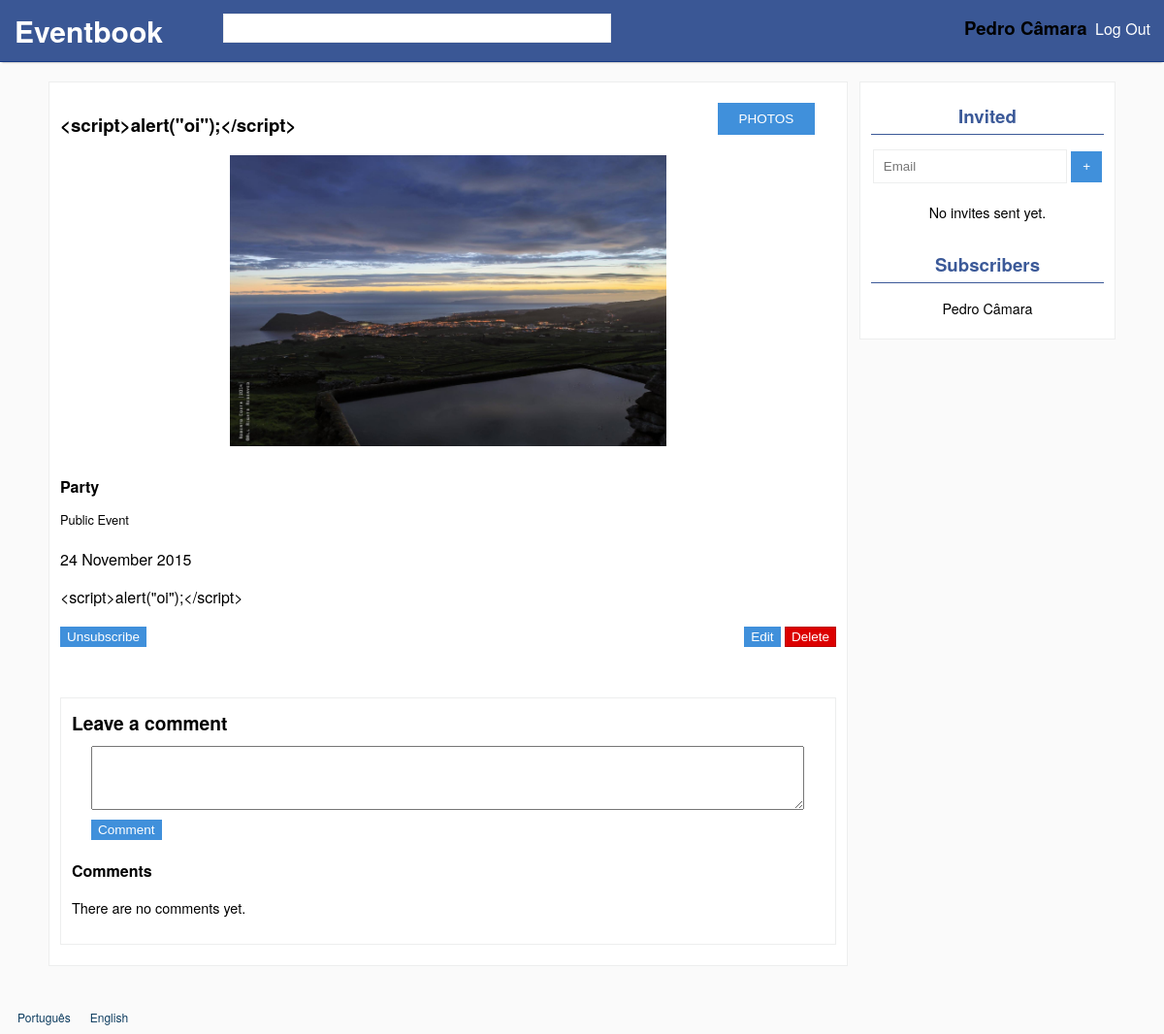
Screenshot of /events/13 (signed in) with the database file from the repository.
### tables this page shows
CREATE TABLE events
(
id INTEGER PRIMARY KEY,
name TEXT NOT NULL,
image TEXT NOT NULL,
creation_date DATETIME DEFAULT(DATETIME('now')),
date DATETIME NOT NULL,
description TEXT NOT NULL,
type_id INTEGER NOT NULL REFERENCES event_types(id),
user_id INTEGER NOT NULL REFERENCES users(id),
deleted BOOLEAN DEFAULT(0),
public BOOLEAN DEFAULT(1)
);

### languages/en.php (called while the page is built, shortened)
<?php
$lang = array();
$lang['SITE_NAME'] = 'Eventbook';
$lang['REGISTER'] = 'Register';
$lang['FIRST_NAME'] = 'First Name';
$lang['FIRST_NAME_ERROR'] = 'Invalid first name.';
$lang['LAST_NAME'] = 'Last Name';
$lang['LAST_NAME_ERROR'] = 'Invalid last name.';
$lang['EMAIL'] = 'E-mail';
$lang['EMAIL_ERROR'] = "Invalid email.";
$lang['EMAIL_IN_USE'] = "Email already in use.";
$lang['CONFIRM_EMAIL'] = 'Confirm e-mail';
$lang['PASSWORD'] = 'Password';
$lang['PASSWORD_LENGTH'] = "Passwords must have at least 8 characters.";
$lang['PASSWORD_DIFF'] = "Passwords do not match.";
$lang['CONFIRM_PASSWORD'] = 'Confirm password';
$lang['LOGIN'] = 'Log In';
$lang['UNREGISTERED_EMAIL'] = 'Unregistered or invalid email.';
$lang['INVALID_PASSWORD'] = 'Invalid password.';
$lang['LOGOUT'] = 'Log Out';
$lang['NEXT'] = 'Next';
$lang['PREVIOUS'] = 'Previous';
$lang['CREATE'] = 'Create';
$lang['SUBSCRIBED'] = 'Subscribed';
$lang['PRIVATE'] = 'Private';
$lang['PUBLIC'] = 'Public';
$lang['NAME'] = 'Name';
$lang['DESCRIPTION'] = 'Description';
$lang['DATE'] = 'Date';
$lang['IMAGE'] = 'Image';
$lang['TYPE'] = 'Type';
$lang['PARTY'] = 'Party';
$lang['BUSINESS'] = 'Business';
$lang['MEETING'] = 'Meeting';
$lang['CEREMONY'] = 'Ceremony';
$lang['EDUCATIONAL'] = 'Educational';
$lang['INVALID_NAME'] = 'Invalid name.';
$lang['INVALID_DESCRIPTION'] = 'Invalid description.';
$lang['INVALID_DATE'] = 'Invalid date.';
$lang['INVALID_IMAGE'] = 'Upload a valid image (Accepted: jpg, png, gif).';
$lang['IMAGE_SIZE_ERROR'] = "Image's size can not be higher than 5MB.";
$lang['IMAGE_EXT_ERROR'] = 'Invalid extension (Accepted: jpg, png, gif).';
$lang['SUBSCRIBE'] = 'Subscribe';
$lang['UNSUBSCRIBE'] = 'Unsubscribe';
$lang['DELETE_MSG'] = 'Are you sure you want to delete this event?';
$lang['DELETE'] = 'Delete';
$lang['EDIT'] = 'Edit';
$lang['SAVE'] = 'Save';
$lang['PHOTOS'] = 'Photos';
$lang['ADD_PHOTOS'] = 'Add Photos';
$lang['DELETE_ACTIVE'] = 'Delete Active';
$lang['DELETE_DISABLED'] = 'Delete Disabled';
$lang['NO_PHOTOS_YET'] = 'There are no photos yet.';
$lang['PRIVATE_EVENT'] = 'Private Event';
$lang['PUBLIC_EVENT'] = 'Public Event';
$lang['LEAVE_A_COMMENT'] = 'Leave a comment';
$lang['COMMENTS'] = 'Comments';
$lang['MAKE_COMMENT'] = 'Comment';
$lang['NO_COMMENTS_YET'] = 'There are no comments yet.';
$lang['INVITED'] = 'Invited';
$lang['SUBSCRIBERS'] = 'Subscribers';
?>

### database/events.php (called while the page is built, shortened)
<?php
	include_once('connection.php');
	function getEventAndSubscription($event_id, $user_id)
	{
		global $db;
		$stmt = $db->prepare('SELECT events.id id,name,image,date,description,type,events.user_id user_id,public,type_id,
				COUNT(event_subscriptions.event_id) subscribed, COUNT(invites.event_id) invited FROM events
			LEFT JOIN event_types ON type_id = event_types.id
			LEFT JOIN event_subscriptions ON event_subscriptions.event_id = events.id AND event_subscriptions.user_id = ?
			LEFT JOIN invites ON invites.event_id = events.id AND invites.user_id = ?
			WHERE events.id = ? AND deleted = 0
			GROUP BY events.id');
		$stmt->execute(array($user_id,$user_id,$event_id));
		return $stmt->fetch();
	}
	function getEventSubscribers($event_id)
	{
		global $db;
		$stmt = $db->prepare('SELECT (first_name || " " || last_name) user_name FROM event_subscriptions
			LEFT JOIN users ON users.id = event_subscriptions.user_id
			WHERE event_id = ?');
		$stmt->execute(array($event_id));
		return $stmt->fetchAll();
	}
	function getInvites($event_id)
	{
		global $db;
		$stmt = $db->prepare('SELECT (first_name || " " || last_name) user_name FROM invites
			LEFT JOIN users ON users.id = invites.user_id
			WHERE event_id = ?
			AND NOT EXISTS
				(SELECT * FROM event_subscriptions WHERE event_subscriptions.event_id = invites.event_id AND event_subscriptions.user_id = users.id)');
		$stmt->execute(array($event_id));
		return $stmt->fetchAll();
	}
?>

### core/event_permission.php (called while the page is built, shortened)
<?php
include_once(file_exists("database/events.php") ? 'database/events.php' : '../database/events.php');
if (isSet($_SESSION['user_id']))
	$row = getEventAndSubscription($_REQUEST['id'],$_SESSION['user_id']);
else $row = getEvent($_REQUEST['id']);
if (isSet($_SESSION['user_id']))
{
	$subscribed = $row['subscribed'];
	$owner = ($_SESSION['user_id'] === $row['user_id']);
}
?>

### templates/event.php (the view, shortened to what this page needs)
<?php
include_once("core/event_permission.php");
?>
<!DOCTYPE html>
<html>
<head>
	<link rel="stylesheet" href="../styles.css">
</head>
<body>
	<div id="wrapper">
		<?php include('templates/header.php'); ?>
		<div id="content" class="center default-width-with-sidebar">
			<div class="box default-width">
				<span style="float:right;position:relative"><a id="photos-button" class="button" href="<?php echo $_GET['id'].'/photos' ?>"><?php echo $lang['PHOTOS'] ?></a></span>
				<h3><?php echo $row['name'] ?></h3>
				<div class="div-event-image-big" style="background-image:url(<?php echo '../'.$row['image'] ?>)"></div>
				<h4 id="event-type"><?php echo $lang[$row['type']] ?></h4>
				<?php
				echo '<p id="event-privacy">'.($row['public']?$lang['PUBLIC_EVENT']:$lang['PRIVATE_EVENT']).'</p>';
				$dateParts = explode("-", $row['date']);
				$date = $dateParts[2]." ".$lang[$dateParts[1]]." ".$dateParts[0];
				echo '<p id="date">'.$date.'</p>' ?>
				<p><?php echo $row['description'] ?></p>
				<?php
				if (isSet($_SESSION['user_id']))
				{
					echo '<button id="unsubscribe" style="'.($subscribed?'':'display:none').'" class="subscription button">'.$lang['UNSUBSCRIBE'].'</button>';
					if ($owner)
						{ ?>
					<div id="del-edit-div">
						<a id="edit-button" class='button' href='<?php echo $_GET['id']."/edit"; ?>'><?php echo $lang['EDIT'] ?></a>
						<a id="delete-button" class='button'><?php echo $lang['DELETE'] ?></a>
					</div>
					<?php
				}
				if ($row['public'])
				{
					echo '<div class="addthis_sharing_toolbox share"></div>';
				}
				include('templates/comments.php');
				}
				?>
			</div>
			<div id="sidebar" class="subscriptions box">
					<?php if (isSet($_SESSION['user_id']) && $owner) { ?>
						<h3><?php echo $lang['INVITED'] ?></h3>
						<input id="invite-email" type="text" placeholder="Email"></input>
						<button id="invite-button" class="button">+</button>
							<?php $invites = getInvites($_GET['id']);
							?>
						<p id="zero-invites" <?php if ($invites) echo 'style="display:none"'?>><?php echo $lang['ZERO_INVITED'] ?></p>
					<?php } ?>
					<h3><?php echo $lang['SUBSCRIBERS'] ?></h3>
					<ul id="subs">
						<?php $subs = getEventSubscribers($_GET['id']);
						if($subs)
							foreach ($subs as $sub) echo '<li>'.$sub['user_name'].'</li>';
						?>
					</ul>
			</div>
		</div>
		<?php include('templates/footer.php'); ?>
	</div>
</body>
</html>

### styles.css (style rules this page uses)
html, body { margin:0; padding:0; height:100%; background: #fafafa; font-family: 'proxima-nova','Helvetica Neue',Arial,Helvetica,sans-serif; }
#wrapper { min-height:100%; position:relative; }
#content { padding-bottom:50px; }
.box { background-color: #fff; border: 1px solid #edeeee; margin: 0; margin-bottom: 20px; padding: 11px; }
.button { color: #fff; background-color: #4090db; border-color: #4090db; border-style: solid; border-width: 1px; cursor: pointer; padding: 2px 6px; font: 13.5px Arial; text-decoration: none; box-sizing: border-box; display: inline-block; margin: 0; text-align: center; }
#photos-button { margin-bottom: 20px; border-width: 1px; width: 100px; position: absolute; left: -102px; padding: 8px; }
input[type="text"],input[type="password"],input[type="email"], select { margin: 0; display: block; border: 1px solid #edeeee; height: 35px; -webkit-box-sizing: border-box; -moz-box-sizing: border-box; box-sizing: border-box; padding: 10px; }
.div-event-image-big { width: 100%; height: 300px; background-size: contain; background-position: center; background-repeat: no-repeat; }
.share { padding: 12px 0 0; height: 20px; }
#event-type { margin: 30px 0 10px; }
#event-privacy { font-size: 0.8em; margin-bottom: 20px; }
#del-edit-div { float: right; position: relative; }
#delete-button { background-color: #dc0000; border-color: #ba0000; }
.default-width { width: 800px; }
.default-width-with-sidebar { width: 1100px; }
#sidebar { float: right; width:240px; text-align: center; }
#sidebar > h3:first-child { margin-top: 10px; }
#sidebar > h3 { color: #3b5998; padding:0; margin:30px 0 15px; padding-bottom: 5px; border-bottom:1px solid #3b5998; }
#subs, #invites { list-style-type: none; padding: 0; margin: 10px; font-size: 0.9em; }
#zero-subs, #zero-invites { font-size: 0.9em; }
#invite-email { display: inline; width: 200px; margin-bottom: 5px; }
#invite-button { height: 32px; width: 32px; }
.default-width-with-sidebar > div:first-child { float:left; }
.center { margin: 20px auto 0; }
.tabs li a, span { padding: 10px; text-transform: uppercase; color: #777; text-decoration: none; }

### rows the page displays
events: name "<script>alert(\"oi\");</script>", image (picture), date "24 November 2015", description "<script>alert(\"oi\");</script>"

### other values shown
$lang['SITE_NAME'] "Eventbook"
getFullName($_SESSION['user_id']) "Pedro Câmara"
$lang['LOGOUT'] "Log Out"
$lang['PHOTOS'] "PHOTOS"
$lang[$row['type']] "Party"
$lang['PUBLIC_EVENT'] "Public Event"
$lang['UNSUBSCRIBE'] "Unsubscribe"
$lang['EDIT'] "Edit"
$lang['DELETE'] "Delete"
$lang['LEAVE_A_COMMENT'] "Leave a comment"
$lang['MAKE_COMMENT'] "Comment"
$lang['COMMENTS'] "Comments"
$lang['NO_COMMENTS_YET'] "There are no comments yet."
$lang['INVITED'] "Invited"
$lang['ZERO_INVITED'] "No invites sent yet."
